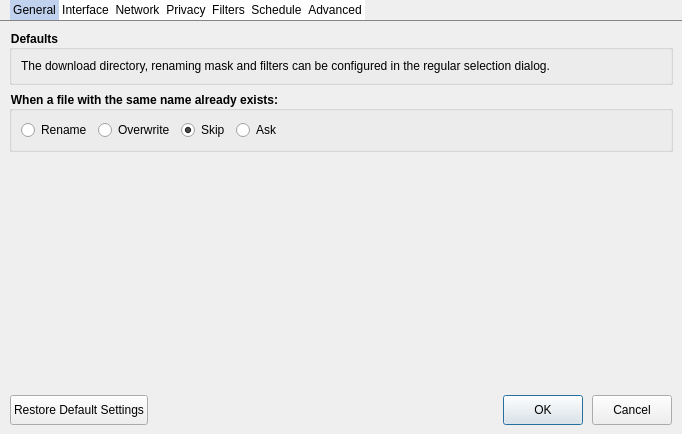
<?xml version="1.0" encoding="UTF-8"?>
<ui version="4.0">
 <class>PreferenceDialog</class>
 <widget class="QDialog" name="PreferenceDialog">
  <property name="geometry">
   <rect>
    <x>0</x>
    <y>0</y>
    <width>682</width>
    <height>434</height>
   </rect>
  </property>
  <property name="windowTitle">
   <string>DownZemAll - Preferences</string>
  </property>
  <property name="modal">
   <bool>true</bool>
  </property>
  <layout class="QVBoxLayout" name="verticalLayout" stretch="0,0">
   <property name="leftMargin">
    <number>0</number>
   </property>
   <property name="topMargin">
    <number>0</number>
   </property>
   <property name="rightMargin">
    <number>0</number>
   </property>
   <property name="bottomMargin">
    <number>9</number>
   </property>
   <item>
    <widget class="QTabWidget" name="tabWidget">
     <property name="autoFillBackground">
      <bool>false</bool>
     </property>
     <property name="styleSheet">
      <string notr="true">/* QGroupBox exposes the title as QString (even if internally its probably a QLabel) */
QGroupBox {
	font-weight: bold;
}

QTabWidget {
    background-color: #ffffff;
}

QTabWidget::pane { /* The tab widget frame */
    border-top: 1px solid #848484;
}

QTabWidget::tab-bar {
    left: 10px; /* move to the right by 10px */
    right: 10px; /* move to the left by 10px */
}

QTabBar::tab {
	color: #000000;
    background-color: #ffffff;
    padding: 3px;
}

QTabBar::tab:selected {
    background-color: #c1d2ee;
}

QTabBar::tab:hover:!selected {
    background-color: #e0e8f6;
}</string>
     </property>
     <property name="currentIndex">
      <number>0</number>
     </property>
     <property name="iconSize">
      <size>
       <width>32</width>
       <height>32</height>
      </size>
     </property>
     <widget class="QWidget" name="general">
      <attribute name="icon">
       <iconset resource="../resources.qrc">
        <normaloff>:/icons/menu/preference_general_32x32.png</normaloff>:/icons/menu/preference_general_32x32.png</iconset>
      </attribute>
      <attribute name="title">
       <string>General</string>
      </attribute>
      <layout class="QVBoxLayout" name="verticalLayout_5">
       <item>
        <widget class="QGroupBox" name="groupBox_3">
         <property name="title">
          <string>Defaults</string>
         </property>
         <layout class="QVBoxLayout" name="verticalLayout_4">
          <item>
           <widget class="QLabel" name="label">
            <property name="text">
             <string>The download directory, renaming mask and filters can be configured in the regular selection dialog.</string>
            </property>
           </widget>
          </item>
         </layout>
        </widget>
       </item>
       <item>
        <widget class="QGroupBox" name="groupBox_4">
         <property name="title">
          <string>When a file with the same name already exists:</string>
         </property>
         <layout class="QHBoxLayout" name="horizontalLayout">
          <item>
           <widget class="QRadioButton" name="radioButton">
            <property name="text">
             <string>Rename</string>
            </property>
           </widget>
          </item>
          <item>
           <widget class="QRadioButton" name="radioButton_2">
            <property name="text">
             <string>Overwrite</string>
            </property>
           </widget>
          </item>
          <item>
           <widget class="QRadioButton" name="radioButton_3">
            <property name="text">
             <string>Skip</string>
            </property>
            <property name="checked">
             <bool>true</bool>
            </property>
           </widget>
          </item>
          <item>
           <widget class="QRadioButton" name="radioButton_4">
            <property name="text">
             <string>Ask</string>
            </property>
           </widget>
          </item>
          <item>
           <spacer name="horizontalSpacer_2">
            <property name="orientation">
             <enum>Qt::Horizontal</enum>
            </property>
            <property name="sizeHint" stdset="0">
             <size>
              <width>40</width>
              <height>20</height>
             </size>
            </property>
           </spacer>
          </item>
         </layout>
        </widget>
       </item>
       <item>
        <spacer name="verticalSpacer_2">
         <property name="orientation">
          <enum>Qt::Vertical</enum>
         </property>
         <property name="sizeHint" stdset="0">
          <size>
           <width>20</width>
           <height>40</height>
          </size>
         </property>
        </spacer>
       </item>
      </layout>
     </widget>
     <widget class="QWidget" name="gui">
      <attribute name="icon">
       <iconset resource="../resources.qrc">
        <normaloff>:/icons/menu/preference_interface_32x32.png</normaloff>:/icons/menu/preference_interface_32x32.png</iconset>
      </attribute>
      <attribute name="title">
       <string>Interface</string>
      </attribute>
      <layout class="QVBoxLayout" name="verticalLayout_2">
       <item>
        <widget class="QGroupBox" name="groupBox">
         <property name="title">
          <string>Manager Window</string>
         </property>
         <layout class="QVBoxLayout" name="verticalLayout_3">
          <item>
           <widget class="QCheckBox" name="startMinimizedCheckBox">
            <property name="text">
             <string>Start minimized</string>
            </property>
           </widget>
          </item>
         </layout>
        </widget>
       </item>
       <item>
        <widget class="QGroupBox" name="groupBox_2">
         <property name="title">
          <string>Confirmation</string>
         </property>
         <layout class="QVBoxLayout" name="verticalLayout_10">
          <item>
           <widget class="QCheckBox" name="confirmRemovalCheckBox">
            <property name="text">
             <string>Confirm removal of downloads</string>
            </property>
           </widget>
          </item>
         </layout>
        </widget>
       </item>
       <item>
        <spacer name="verticalSpacer">
         <property name="orientation">
          <enum>Qt::Vertical</enum>
         </property>
         <property name="sizeHint" stdset="0">
          <size>
           <width>20</width>
           <height>256</height>
          </size>
         </property>
        </spacer>
       </item>
      </layout>
     </widget>
     <widget class="QWidget" name="network">
      <attribute name="icon">
       <iconset resource="../resources.qrc">
        <normaloff>:/icons/menu/preference_network_32x32.png</normaloff>:/icons/menu/preference_network_32x32.png</iconset>
      </attribute>
      <attribute name="title">
       <string>Network</string>
      </attribute>
      <layout class="QVBoxLayout" name="verticalLayout_12">
       <item>
        <widget class="QGroupBox" name="groupBox_8">
         <property name="title">
          <string>Downloads</string>
         </property>
         <layout class="QHBoxLayout" name="horizontalLayout_5">
          <item>
           <layout class="QGridLayout" name="gridLayout_2">
            <item row="0" column="1">
             <widget class="QSlider" name="maxSimultaneousDownloadSlider">
              <property name="minimum">
               <number>1</number>
              </property>
              <property name="maximum">
               <number>20</number>
              </property>
              <property name="pageStep">
               <number>1</number>
              </property>
              <property name="value">
               <number>9</number>
              </property>
              <property name="orientation">
               <enum>Qt::Horizontal</enum>
              </property>
             </widget>
            </item>
            <item row="0" column="0">
             <widget class="QLabel" name="label_2">
              <property name="text">
               <string>Concurrent downloads:</string>
              </property>
             </widget>
            </item>
            <item row="0" column="2">
             <widget class="QLabel" name="maxSimultaneousDownloadLabel">
              <property name="text">
               <string>10</string>
              </property>
             </widget>
            </item>
           </layout>
          </item>
          <item>
           <spacer name="horizontalSpacer_3">
            <property name="orientation">
             <enum>Qt::Horizontal</enum>
            </property>
            <property name="sizeHint" stdset="0">
             <size>
              <width>40</width>
              <height>20</height>
             </size>
            </property>
           </spacer>
          </item>
         </layout>
        </widget>
       </item>
       <item>
        <spacer name="verticalSpacer_4">
         <property name="orientation">
          <enum>Qt::Vertical</enum>
         </property>
         <property name="sizeHint" stdset="0">
          <size>
           <width>20</width>
           <height>40</height>
          </size>
         </property>
        </spacer>
       </item>
      </layout>
     </widget>
     <widget class="QWidget" name="privacy">
      <attribute name="icon">
       <iconset resource="../resources.qrc">
        <normaloff>:/icons/menu/preference_privacy_32x32.png</normaloff>:/icons/menu/preference_privacy_32x32.png</iconset>
      </attribute>
      <attribute name="title">
       <string>Privacy</string>
      </attribute>
      <layout class="QVBoxLayout" name="verticalLayout_8">
       <item>
        <widget class="QGroupBox" name="groupBox_5">
         <property name="title">
          <string>When Manager window is closed</string>
         </property>
         <layout class="QVBoxLayout" name="verticalLayout_6">
          <item>
           <widget class="QCheckBox" name="privacyRemoveCompletedCheckBox">
            <property name="text">
             <string>Remove completed downloads</string>
            </property>
           </widget>
          </item>
          <item>
           <widget class="QCheckBox" name="privacyRemoveCanceledCheckBox">
            <property name="text">
             <string>Remove canceled/failed downloads</string>
            </property>
           </widget>
          </item>
          <item>
           <widget class="QCheckBox" name="privacyRemovePausedCheckBox">
            <property name="text">
             <string>Remove unfinished (paused) downloads</string>
            </property>
           </widget>
          </item>
         </layout>
        </widget>
       </item>
       <item>
        <widget class="QGroupBox" name="groupBox_6">
         <property name="title">
          <string>Database</string>
         </property>
         <layout class="QVBoxLayout" name="verticalLayout_7">
          <item>
           <widget class="QLabel" name="label_3">
            <property name="text">
             <string>The current downloads queue is temporarly saved in:</string>
            </property>
           </widget>
          </item>
          <item>
           <widget class="PathWidget" name="browseDatabaseFile" native="true"/>
          </item>
         </layout>
        </widget>
       </item>
       <item>
        <spacer name="verticalSpacer_3">
         <property name="orientation">
          <enum>Qt::Vertical</enum>
         </property>
         <property name="sizeHint" stdset="0">
          <size>
           <width>20</width>
           <height>157</height>
          </size>
         </property>
        </spacer>
       </item>
      </layout>
     </widget>
     <widget class="QWidget" name="filters">
      <attribute name="icon">
       <iconset resource="../resources.qrc">
        <normaloff>:/icons/menu/preference_filters_32x32.png</normaloff>:/icons/menu/preference_filters_32x32.png</iconset>
      </attribute>
      <attribute name="title">
       <string>Filters</string>
      </attribute>
      <layout class="QVBoxLayout" name="verticalLayout_9">
       <item>
        <widget class="QTableWidget" name="filterTableWidget">
         <property name="horizontalScrollBarPolicy">
          <enum>Qt::ScrollBarAlwaysOff</enum>
         </property>
         <property name="showGrid">
          <bool>false</bool>
         </property>
         <attribute name="horizontalHeaderHighlightSections">
          <bool>false</bool>
         </attribute>
         <attribute name="horizontalHeaderStretchLastSection">
          <bool>true</bool>
         </attribute>
         <attribute name="verticalHeaderVisible">
          <bool>false</bool>
         </attribute>
         <attribute name="verticalHeaderDefaultSectionSize">
          <number>22</number>
         </attribute>
         <attribute name="verticalHeaderMinimumSectionSize">
          <number>22</number>
         </attribute>
         <attribute name="verticalHeaderStretchLastSection">
          <bool>false</bool>
         </attribute>
         <column>
          <property name="text">
           <string>Caption</string>
          </property>
         </column>
         <column>
          <property name="text">
           <string>Extensions</string>
          </property>
         </column>
        </widget>
       </item>
       <item>
        <widget class="QGroupBox" name="groupBox_7">
         <property name="title">
          <string>GroupBox</string>
         </property>
         <layout class="QGridLayout" name="gridLayout">
          <item row="0" column="0">
           <widget class="QLabel" name="label_4">
            <property name="text">
             <string>Caption:</string>
            </property>
           </widget>
          </item>
          <item row="1" column="0">
           <widget class="QLabel" name="label_5">
            <property name="text">
             <string>Filtered Extensions:</string>
            </property>
           </widget>
          </item>
          <item row="0" column="1">
           <widget class="QLineEdit" name="filterCaptionLineEdit"/>
          </item>
          <item row="1" column="1">
           <widget class="QLineEdit" name="filterRegexLineEdit"/>
          </item>
         </layout>
        </widget>
       </item>
       <item>
        <layout class="QHBoxLayout" name="horizontalLayout_2">
         <item>
          <layout class="QHBoxLayout" name="horizontalLayout_4"/>
         </item>
         <item>
          <widget class="QPushButton" name="pushButton">
           <property name="enabled">
            <bool>false</bool>
           </property>
           <property name="text">
            <string>Add New Filter</string>
           </property>
          </widget>
         </item>
         <item>
          <widget class="QPushButton" name="pushButton_2">
           <property name="enabled">
            <bool>false</bool>
           </property>
           <property name="text">
            <string>Remove Filter</string>
           </property>
          </widget>
         </item>
         <item>
          <widget class="QPushButton" name="pushButton_3">
           <property name="enabled">
            <bool>false</bool>
           </property>
           <property name="text">
            <string>Move Up</string>
           </property>
          </widget>
         </item>
         <item>
          <widget class="QPushButton" name="pushButton_4">
           <property name="enabled">
            <bool>false</bool>
           </property>
           <property name="text">
            <string>Move Down</string>
           </property>
          </widget>
         </item>
         <item>
          <layout class="QHBoxLayout" name="horizontalLayout_3"/>
         </item>
        </layout>
       </item>
      </layout>
     </widget>
     <widget class="QWidget" name="schedule">
      <attribute name="icon">
       <iconset resource="../resources.qrc">
        <normaloff>:/icons/menu/preference_schedule_32x32.png</normaloff>:/icons/menu/preference_schedule_32x32.png</iconset>
      </attribute>
      <attribute name="title">
       <string>Schedule</string>
      </attribute>
     </widget>
     <widget class="QWidget" name="advanced">
      <attribute name="icon">
       <iconset resource="../resources.qrc">
        <normaloff>:/icons/menu/preference_advanced_32x32.png</normaloff>:/icons/menu/preference_advanced_32x32.png</iconset>
      </attribute>
      <attribute name="title">
       <string>Advanced</string>
      </attribute>
     </widget>
    </widget>
   </item>
   <item>
    <layout class="QHBoxLayout" name="buttonBox" stretch="0,1,0,0">
     <property name="spacing">
      <number>9</number>
     </property>
     <property name="leftMargin">
      <number>10</number>
     </property>
     <property name="rightMargin">
      <number>10</number>
     </property>
     <item>
      <widget class="QPushButton" name="restoreSettingsButton">
       <property name="minimumSize">
        <size>
         <width>0</width>
         <height>30</height>
        </size>
       </property>
       <property name="text">
        <string>Restore Default Settings</string>
       </property>
      </widget>
     </item>
     <item>
      <spacer name="horizontalSpacer">
       <property name="orientation">
        <enum>Qt::Horizontal</enum>
       </property>
       <property name="sizeHint" stdset="0">
        <size>
         <width>40</width>
         <height>20</height>
        </size>
       </property>
      </spacer>
     </item>
     <item>
      <widget class="QPushButton" name="okButton">
       <property name="minimumSize">
        <size>
         <width>0</width>
         <height>30</height>
        </size>
       </property>
       <property name="text">
        <string>OK</string>
       </property>
       <property name="default">
        <bool>true</bool>
       </property>
      </widget>
     </item>
     <item>
      <widget class="QPushButton" name="cancelButton">
       <property name="minimumSize">
        <size>
         <width>0</width>
         <height>30</height>
        </size>
       </property>
       <property name="text">
        <string>Cancel</string>
       </property>
      </widget>
     </item>
    </layout>
   </item>
  </layout>
 </widget>
 <customwidgets>
  <customwidget>
   <class>PathWidget</class>
   <extends>QWidget</extends>
   <header>Widgets/PathWidget</header>
   <container>1</container>
  </customwidget>
 </customwidgets>
 <tabstops>
  <tabstop>okButton</tabstop>
  <tabstop>cancelButton</tabstop>
 </tabstops>
 <resources>
  <include location="../resources.qrc"/>
 </resources>
 <connections>
  <connection>
   <sender>okButton</sender>
   <signal>released()</signal>
   <receiver>PreferenceDialog</receiver>
   <slot>accept()</slot>
   <hints>
    <hint type="sourcelabel">
     <x>605</x>
     <y>308</y>
    </hint>
    <hint type="destinationlabel">
     <x>79</x>
     <y>509</y>
    </hint>
   </hints>
  </connection>
  <connection>
   <sender>cancelButton</sender>
   <signal>released()</signal>
   <receiver>PreferenceDialog</receiver>
   <slot>reject()</slot>
   <hints>
    <hint type="sourcelabel">
     <x>689</x>
     <y>308</y>
    </hint>
    <hint type="destinationlabel">
     <x>762</x>
     <y>509</y>
    </hint>
   </hints>
  </connection>
  <connection>
   <sender>restoreSettingsButton</sender>
   <signal>released()</signal>
   <receiver>PreferenceDialog</receiver>
   <slot>restoreDefaultSettings()</slot>
   <hints>
    <hint type="sourcelabel">
     <x>123</x>
     <y>292</y>
    </hint>
    <hint type="destinationlabel">
     <x>205</x>
     <y>315</y>
    </hint>
   </hints>
  </connection>
 </connections>
 <slots>
  <slot>restoreDefaultSettings()</slot>
 </slots>
</ui>
